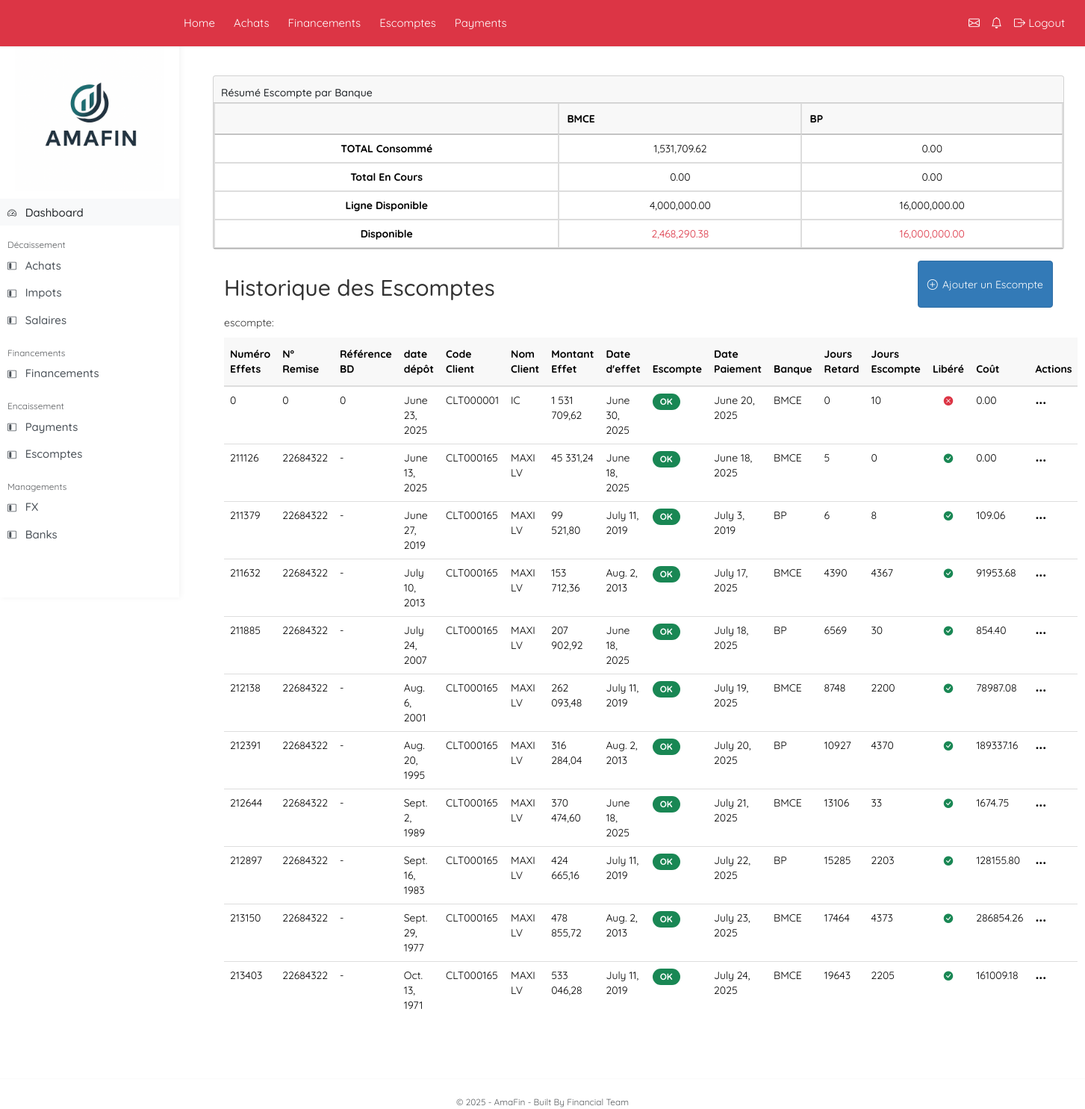
The page /escomptes/ (signed in) on the database its author committed.
### dashboard/models.py (models this page shows, shortened)
class Escompte(models.Model):
    SOCIETE_CHOICES = [
        ('ENOSIS', 'ENOSIS'),
        ('AMAP', 'AMAP'),
        ('AMAD', 'AMAD'),
        ('SULFO', 'SULFO'),
        ('ENGINUP', 'ENGINUP'),
        ('FMCG', 'FMCG'),
        ('LAC', 'LAC'),
        ('TODAYWORKS', 'TODAYWORKS'),
    ]
    ESCOMPTE_CHOICES = [
        ('OK', 'OK'),
        ('NOK', 'En Cours'),
    ]
    escompte_id = models.IntegerField(
        "Code Escompte",
        unique=True,
        editable=False,
    )
    numero_effets = models.CharField(max_length=20)
    n_remise = models.CharField(max_length=20)
    reference_en_bd = models.CharField(max_length=50, blank=True, null=True)
    date_decal = models.DateField("date dépôt",default=now)
    code_client = models.CharField(max_length=20)
    nom_client = models.CharField(max_length=100)
    montant_effet = models.DecimalField(max_digits=20, decimal_places=2)
    date_decal_2 = models.DateField("Date d'effet",default=now)
    date_de_payement = models.DateField(null=True, blank=True,)
    banque = models.ForeignKey(Bank, on_delete=models.PROTECT)
    escompte = models.CharField(max_length=10, choices=ESCOMPTE_CHOICES, blank=True)
    jours_retard = models.IntegerField(default=0, editable=False)
    jours_escompte = models.IntegerField(default=0, editable=False)
    Libere = models.BooleanField('Libéré',default=0, editable=False)
    le_cout = models.DecimalField(max_digits=10, decimal_places=2, default=0.00, editable=False)
    date_creation = models.DateTimeField(default=now, editable=False)
    class Meta:
        verbose_name = "Escompte"
        verbose_name_plural = "Escomptes"
        ordering = ['-date_decal']
    def calculate_fields(self):
        if isinstance(self.date_decal, datetime):
            self.date_decal = self.date_decal.date()
        if isinstance(self.date_decal_2, datetime):
            self.date_decal_2 = self.date_decal_2.date()
        if isinstance(self.date_de_payement, datetime):
            self.date_de_payement = self.date_de_payement.date()
        """Calculate derived fields based on input data"""
        today = datetime.now().date()
        if self.date_de_payement :
            self.escompte = 'OK'
        else:
            self.escompte = 'En Cours'
        if self.date_de_payement and self.date_decal and self.escompte == 'OK':
            self.jours_retard = max(0, (self.date_de_payement - self.date_decal ).days)
        if self.date_decal and self.date_decal_2:
            if self.escompte == 'OK':
                self.jours_escompte = abs((self.date_decal_2 - self.date_de_payement).days)
        if self.date_decal_2 < today:
            self.Libere = 1
        else: self.Libere = 0
        if self.jours_retard > 0 and self.montant_effet:
            rate = 0.05  # 0.1% per day
            self.le_cout = float(self.montant_effet) *self.jours_escompte / 365 * rate
        else:
            self.le_cout = 0.00
    def save(self, *args, **kwargs):
        if not self.escompte_id:
            last_id = Escompte.objects.aggregate(models.Max("escompte_id"))["escompte_id__max"] or 0
            print(f"Last escompte_id: {last_id}")
            self.escompte_id = last_id + 1
        self.calculate_fields()
        super().save(*args, **kwargs)

class Bank(models.Model):
    custom_id = models.CharField(max_length=10, unique=True, editable=False)
    banque = models.CharField(max_length=100,unique=True)
    limit_finex = models.DecimalField(max_digits=30, decimal_places=5, null=True, blank=True)
    taux_interet_finex = models.DecimalField(max_digits=10, decimal_places=5, null=True, blank=True)
    interet_fix = models.DecimalField(max_digits=10, decimal_places=5, null=True, blank=True)
    def __str__(self):
        return f"{self.custom_id} - {self.banque}"

### dashboard/views.py (the view)
# urls.py: path("escomptes/", views.escompte_table_view, name="escompte-table"),
@permission_required('dashboard.view_escompte', raise_exception=True)
def escompte_table_view(request):
    recalculate_table_if_needed(
        table_name="Escompte",
        queryset=Escompte.objects.all(),
        update_fn=lambda obj: obj.calculate_fields(),
        update_fields=['le_cout', 'Libere', 'jours_escompte', 'jours_retard', 'escompte']
    )
    if request.method == "POST":
        form = EscompteForm(request.POST)
        if form.is_valid():
            form.save()
            return redirect("escompte-table")
    else:
        form = EscompteForm()
    escompte_qs = Escompte.objects.all().order_by("-date_decal")
    escompte_filter = EscompteFilter(request.GET, queryset=escompte_qs)
    escomptes = escompte_filter.qs
    escompte_summary = get_escompte_summary()
    return render(request, "dashboard/escompte.html", {
        "form": form,
        "escomptes": escomptes,
        "filter": escompte_filter,
        'escompte_summary': escompte_summary
    })

### dashboard/services.py (called while the page is built)
@transaction.atomic
def recalculate_table_if_needed(table_name, queryset, update_fn, update_fields):
    from .models import TableUpdateStatus
    from datetime import date
    status, _ = TableUpdateStatus.objects.get_or_create(table_name=table_name)
    if status.last_update == date.today():
        return False
    for obj in queryset:
        update_fn(obj)
        obj.save(update_fields=update_fields)
    status.last_update = date.today()
    status.save(update_fields=['last_update'])
    return True

### dashboard/templatetags/custom_filters.py (called while the page is built)
@register.filter
def after_dash(value):
    value=str(value)
    if value and ' - ' in value:
        return value.split(' - ')[-1]
    return value

@register.filter
def accounting_format(value):
    try:
        value = float(value)
        return f"{value:,.2f}".replace(",", " ").replace(".", ",")
    except (ValueError, TypeError):
        return value

### templates/dashboard/escompte.html (shortened to what this page needs)
{% extends "layouts/base.html" %}
{% load widget_tweaks %}
{% load custom_filters %}
{% load static %}
{% block content %}
<div class="container mt-4">
  {% load humanize %}
  <div class="card mt-4">
    <div class="card-header">
      <h5 class="mb-0">Résumé Escompte par Banque</h5>
    </div>
    <div class="card-body p-0">
      <table id="table-escompte-summary" class="table table-bordered text-center mb-0">
        <thead class="thead-dark">
          <tr>
            <th></th>
            <th>BMCE</th>
            <th>BP</th>
          </tr>
        </thead>
        <tbody>
          <tr>
            <td><strong>TOTAL Consommé</strong></td>
            <td>{{ escompte_summary.BMCE.total_consommee|floatformat:2|intcomma }}</td>
            <td>{{ escompte_summary.BP.total_consommee|floatformat:2|intcomma }}</td>
          </tr>
          <tr>
            <td><strong>Total En Cours</strong></td>
            <td>{{ escompte_summary.BMCE.total_en_cours|floatformat:2|intcomma }}</td>
            <td>{{ escompte_summary.BP.total_en_cours|floatformat:2|intcomma }}</td>
          </tr>
          <tr>
            <td><strong>Ligne Disponible</strong></td>
            <td>{{ escompte_summary.BMCE.ligne_disponible|floatformat:2|intcomma }}</td>
            <td>{{ escompte_summary.BP.ligne_disponible|floatformat:2|intcomma }}</td>
          </tr>
          <tr>
            <td><strong>Disponible</strong></td>
            <td class="text-danger">{{ escompte_summary.BMCE.disponible|floatformat:2|intcomma }}</td>
            <td class="text-danger">{{ escompte_summary.BP.disponible|floatformat:2|intcomma }}</td>
          </tr>
        </tbody>
      </table>
    </div>
  </div>
  <div class="flex-grow-1 p-4">
    <div class="d-flex justify-content-between mb-3">
      <h2>Historique des Escomptes</h2>
      <button id="add-new-escompte" data-url="{% url 'escompte-create-ajax' %}" class="btn btn-primary">
        <i class="bi bi-plus-circle me-1"></i> Ajouter un Escompte
      </button>
    </div>
  <p> escompte: {{escompte}}</p>
  <table id="escomptes-table" class="table table-borderless table-hover">
    <thead>
      <tr>
        <th>Numéro Effets</th>
        <th>N° Remise</th>
        <th>Référence BD</th>
        <th>date dépôt</th>
        <th>Code Client</th>
        <th>Nom Client</th>
        <th>Montant Effet</th>
        <th>Date d'effet</th>
        <th>Escompte</th>
        <th>Date Paiement</th>
        <th>Banque</th>
        <th>Jours Retard</th>
        <th>Jours Escompte</th>
        <th>Libéré</th>
        <th>Coût</th>
        <th class="no-sort">Actions</th>
      </tr>
    </thead>
    <tbody>
      {% for escompte in escomptes %}
      <tr>
        <td>{{ escompte.numero_effets }}</td>
        <td>{{ escompte.n_remise }}</td>
        <td>{{ escompte.reference_en_bd|default:"-" }}</td>
        <td>{{ escompte.date_decal }}</td>
        <td>{{ escompte.code_client }}</td>
        <td>{{ escompte.nom_client }}</td>
        <td>{{ escompte.montant_effet|accounting_format }}</td>
        <td>{{ escompte.date_decal_2 }}</td>
        <td>
          {% if escompte.escompte == 'OK' %}
            <span class="badge bg-success">{{ escompte.escompte }}</span>
          {% else %}
            <span class="badge bg-danger">{{ escompte.escompte }}</span>
          {% endif %}
        </td>
        <td>{{ escompte.date_de_payement }}</td>
        <td>{{ escompte.banque|after_dash }}</td>
        <td>{{ escompte.jours_retard }}</td>
        <td>{{ escompte.jours_escompte }}</td>
        <td class="text-center">
          {% if escompte.Libere %}
            <i class="bi bi-check-circle-fill text-success fs-5" title="Libéré"></i>
          {% else %}
            <i class="bi bi-x-circle-fill text-danger fs-5" title="Non libéré"></i>
          {% endif %}
        </td>
        <td>{{ escompte.le_cout|floatformat:2 }}</td>
        <td>
            <div class="dropdown">
                <button class="btn-sm btn-light" id="Drop_btn" data-bs-toggle="dropdown" aria-expanded="false">...</button>
            </div>
        </td>
      </tr>
      {% endfor %}
    </tbody>
  </table>
</div>
{% endblock %}

### static/css/sidebar.css (style rules this page uses)
:root { --sidebar-width: 240px; --navbar-height: 56px; }

### static/css/base.css (style rules this page uses)
body { font-family: "Quicksand", sans-serif; }

### static/css/achat.css (style rules this page uses)
.table thead { background-color: #f8f8f8 !important; }
.table thead>tr>th { background-color: #f8f8f8 !important; padding: 12px 8px; }
.badge { padding: 5px 10px; border-radius: 12px; }
#Drop_btn { background: none; border: none; font-weight: 900; padding: 0; font-size: 20px; line-height: 0; }

### rows shown on the page
Escompte: numero_effets "0", n_remise "0", reference_en_bd "0", date_decal "June 23, 2025", code_client "CLT000001", nom_client "IC", montant_effet|accounting_format "1 531 709,62", date_decal_2 "June 30, 2025", escompte "OK", date_de_payement "June 20, 2025", banque|after_dash "BMCE", jours_retard "0", jours_escompte "10", Libere False (drawn), le_cout "0.00"
Escompte: numero_effets "211126", n_remise "22684322", reference_en_bd "-", date_decal "June 13, 2025", code_client "CLT000165", nom_client "MAXI LV", montant_effet|accounting_format "45 331,24", date_decal_2 "June 18, 2025", escompte "OK", date_de_payement "June 18, 2025", banque|after_dash "BMCE", jours_retard "5", jours_escompte "0", Libere True (drawn), le_cout "0.00"
Escompte: numero_effets "211379", n_remise "22684322", reference_en_bd "-", date_decal "June 27, 2019", code_client "CLT000165", nom_client "MAXI LV", montant_effet|accounting_format "99 521,80", date_decal_2 "July 11, 2019", escompte "OK", date_de_payement "July 3, 2019", banque|after_dash "BP", jours_retard "6", jours_escompte "8", Libere True (drawn), le_cout "109.06"
Escompte: numero_effets "211632", n_remise "22684322", reference_en_bd "-", date_decal "July 10, 2013", code_client "CLT000165", nom_client "MAXI LV", montant_effet|accounting_format "153 712,36", date_decal_2 "Aug. 2, 2013", escompte "OK", date_de_payement "July 17, 2025", banque|after_dash "BMCE", jours_retard "4390", jours_escompte "4367", Libere True (drawn), le_cout "91953.68"
Escompte: numero_effets "211885", n_remise "22684322", reference_en_bd "-", date_decal "July 24, 2007", code_client "CLT000165", nom_client "MAXI LV", montant_effet|accounting_format "207 902,92", date_decal_2 "June 18, 2025", escompte "OK", date_de_payement "July 18, 2025", banque|after_dash "BP", jours_retard "6569", jours_escompte "30", Libere True (drawn), le_cout "854.40"
Escompte: numero_effets "212138", n_remise "22684322", reference_en_bd "-", date_decal "Aug. 6, 2001", code_client "CLT000165", nom_client "MAXI LV", montant_effet|accounting_format "262 093,48", date_decal_2 "July 11, 2019", escompte "OK", date_de_payement "July 19, 2025", banque|after_dash "BMCE", jours_retard "8748", jours_escompte "2200", Libere True (drawn), le_cout "78987.08"
Escompte: numero_effets "212391", n_remise "22684322", reference_en_bd "-", date_decal "Aug. 20, 1995", code_client "CLT000165", nom_client "MAXI LV", montant_effet|accounting_format "316 284,04", date_decal_2 "Aug. 2, 2013", escompte "OK", date_de_payement "July 20, 2025", banque|after_dash "BP", jours_retard "10927", jours_escompte "4370", Libere True (drawn), le_cout "189337.16"
Escompte: numero_effets "212644", n_remise "22684322", reference_en_bd "-", date_decal "Sept. 2, 1989", code_client "CLT000165", nom_client "MAXI LV", montant_effet|accounting_format "370 474,60", date_decal_2 "June 18, 2025", escompte "OK", date_de_payement "July 21, 2025", banque|after_dash "BMCE", jours_retard "13106", jours_escompte "33", Libere True (drawn), le_cout "1674.75"
Escompte: numero_effets "212897", n_remise "22684322", reference_en_bd "-", date_decal "Sept. 16, 1983", code_client "CLT000165", nom_client "MAXI LV", montant_effet|accounting_format "424 665,16", date_decal_2 "July 11, 2019", escompte "OK", date_de_payement "July 22, 2025", banque|after_dash "BP", jours_retard "15285", jours_escompte "2203", Libere True (drawn), le_cout "128155.80"
Escompte: numero_effets "213150", n_remise "22684322", reference_en_bd "-", date_decal "Sept. 29, 1977", code_client "CLT000165", nom_client "MAXI LV", montant_effet|accounting_format "478 855,72", date_decal_2 "Aug. 2, 2013", escompte "OK", date_de_payement "July 23, 2025", banque|after_dash "BMCE", jours_retard "17464", jours_escompte "4373", Libere True (drawn), le_cout "286854.26"
Escompte: numero_effets "213403", n_remise "22684322", reference_en_bd "-", date_decal "Oct. 13, 1971", code_client "CLT000165", nom_client "MAXI LV", montant_effet|accounting_format "533 046,28", date_decal_2 "July 11, 2019", escompte "OK", date_de_payement "July 24, 2025", banque|after_dash "BMCE", jours_retard "19643", jours_escompte "2205", Libere True (drawn), le_cout "161009.18"

### other values the page prints
{{ escompte_summary.BMCE.total_consommee|floatformat:2|intcomma }} "1,531,709.62"
{{ escompte_summary.BP.total_consommee|floatformat:2|intcomma }} "0.00"
{{ escompte_summary.BMCE.total_en_cours|floatformat:2|intcomma }} "0.00"
{{ escompte_summary.BP.total_en_cours|floatformat:2|intcomma }} "0.00"
{{ escompte_summary.BMCE.ligne_disponible|floatformat:2|intcomma }} "4,000,000.00"
{{ escompte_summary.BP.ligne_disponible|floatformat:2|intcomma }} "16,000,000.00"
{{ escompte_summary.BMCE.disponible|floatformat:2|intcomma }} "2,468,290.38"
{{ escompte_summary.BP.disponible|floatformat:2|intcomma }} "16,000,000.00"
